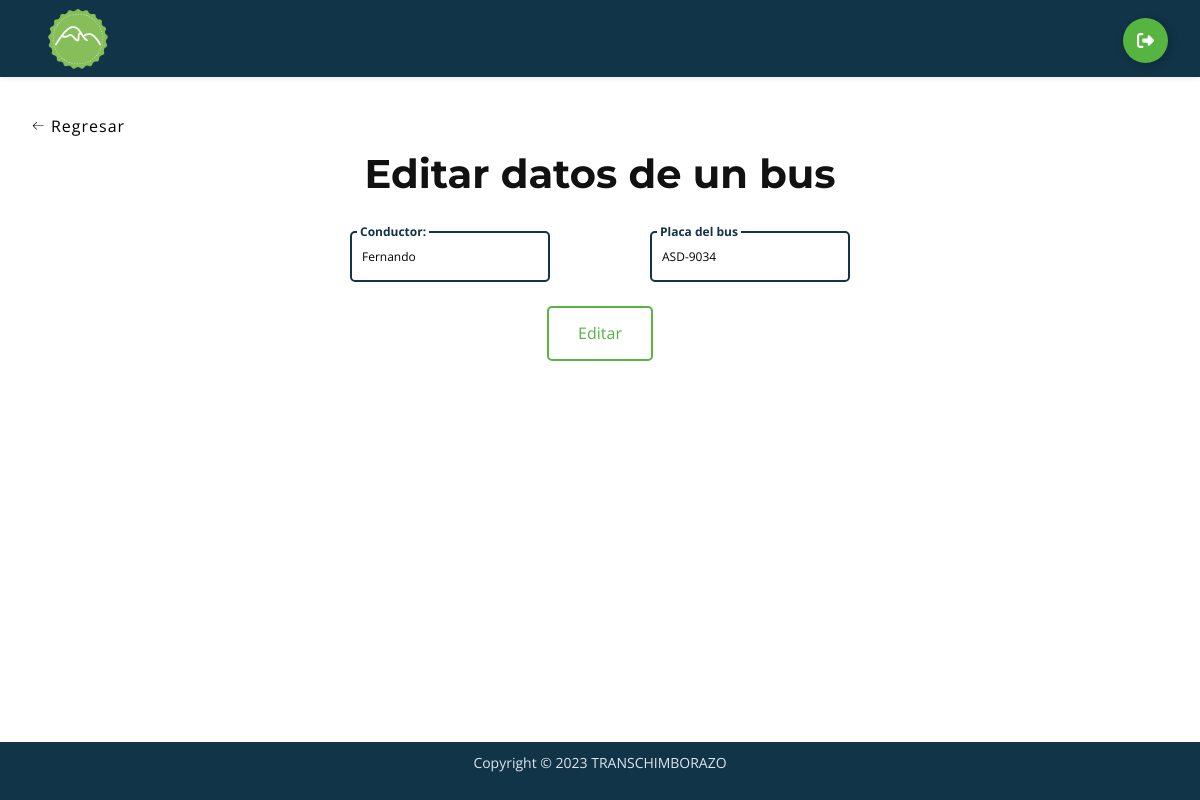
/Proyecto/Modelo/editar_bus.php?placa=ASD-9034, run on the app's committed database.
### tables this page shows
CREATE TABLE `transporte` (
  `placa` varchar(8) NOT NULL,
  `nombre_responsable` varchar(20) DEFAULT NULL
);

### Proyecto/Modelo/editar_bus.php (the view, shortened to what this page needs)
<?php
include("../Config/conexion.php");
$placa = $_REQUEST['placa'];
$sql = "SELECT *
 FROM Transporte
 where placa = '$placa'";
?>
<!DOCTYPE html>
<html lang="en">
<head>
    <link rel="stylesheet" href="../../CSS/estilos-admin.css">
    <link href="../../CSS/bootstrap.css" rel="stylesheet">
    <link href="../../CSS/fontawesome-all.css" rel="stylesheet">
    <link href="../../CSS/swiper.css" rel="stylesheet">
    <link href="../../CSS/magnific-popup.css" rel="stylesheet">
    <link href="../../CSS/styles.css" rel="stylesheet">
    <link href="../../CSS/Estilos.css" rel="stylesheet">
    <link rel="stylesheet" href="../../CSS/estilos-admin.css">
</head>
<body>
    <br>
    <a href="../Controlador/handler.php?value=10">
        <button class="btnBack">
            <span>Regresar</span>
        </button>
    </a>
    <h1>Editar datos de un bus</h1>
    <form action="../Modelo/actualizar_bus.php" method="POST">
</body>
</html>
<?php
$resultado = mysqli_query($conexion, $sql);
while ($mostrar = mysqli_fetch_array($resultado)) {
    ?>
    <div class="contenedor">
        <div class="contenedor-inputs">
            <div class="coolinput">
                <label for="input" class="textLabel">Conductor:</label>
                <input required type="text" value=<?php echo $mostrar['nombre_responsable'] ?> placeholder="Nombre"
                    name="conductor" class="input">
            </div>
            <div class="coolinput">
                <label for="input" class="textLabel">Placa del bus</label>
                <input readonly required type="text" title="Siga el patrón de placa, si tiene 3 dígitos anteponga el 0"
                    pattern="^([A-Z]{3})-[0-9]{4}$" placeholder="AAA-0000" value=<?php echo $mostrar['placa'] ?>
                    name="placa" class="input">
            </div>
        </div>
        <div class="boton"><button class="boton-b" type="submit">Editar</button></div>
    </div>
    <?php
}
?>

### CSS/estilos-admin.css (style rules this page uses)
html { background-color: #e8e8e8; }
h1 { text-align: center; color: #111; }
.contenedor-inputs { display: flex; justify-content: center; }
.contenedor { justify-content: center; }
.coolinput { display: flex; flex-direction: column; width: fit-content; position: static; max-width: 240px; }
.coolinput label.textLabel { font-size: 0.75rem; color: #113448; font-weight: 700; position: relative; top: 0.8rem; margin: 0 0 0 7px; padding: 0 3px; background: white; width: fit-content; }
.coolinput input.input { padding: 11px 10px; font-size: 0.75rem; border: 2px #113448 solid; border-radius: 5px; width: 200px; background: white; }
.boton { display: flex; justify-content: center; }
.boton-b { border-radius: 5px; cursor: pointer; padding: 0.8em 1.8em; border: 2px solid #56b441; position: relative; overflow: hidden; background-color: transparent; text-align: center; font-size: 16px; transition: .3s; z-index: 1; font-family: inherit; color: #56b441; }
.boton-b::before { content: ''; width: 0; height: 300%; position: absolute; top: 50%; left: 50%; transform: translate(-50%, -50%) rotate(45deg); background: #56b441; transition: .5s ease; display: block; z-index: -1; }
.BtnCerrarSesion { display: flex; align-items: center; justify-content: flex-start; width: 45px; height: 45px; border: none; border-radius: 50%; cursor: pointer; position: relative; overflow: hidden; transition-duration: .3s; box-shadow: 2px 2px 10px rgba(0, 0, 0, 0.199); background-color: #56b441; }
.sign2 { width: 100%; transition-duration: .3s; display: flex; align-items: center; justify-content: center; }
.sign2 svg { width: 17px; }

### CSS/styles.css (style rules this page uses)
* { margin: 0; text-decoration: none !important; }
body, html { width: 100%; height: 100%; background-color: #fff !important; }
body, p { color: #787976; font: 400 1rem/1.5625rem "Open Sans", sans-serif; }
.p-small { font: 400 0.875rem/1.375rem "Open Sans", sans-serif; }
h1 { font: 700 2.5rem/3rem "Montserrat", sans-serif; }
a { color: #787976; text-decoration: underline; }
.copyrightAparte { background-color: #113448; text-align: center; position: fixed; bottom: 0; left: 0; width: 100%; padding: 10px 0; text-align: center; }
.copyrightAparte p, .copyrightAparte a { color: #dfe5ec; text-decoration: none; }
.navbar-customMenu { box-shadow: none; padding: 0.25rem 2rem 2rem 3rem; }
.navbar-customMenu .navbar-nav { margin-top: 0; margin-bottom: 0; }
.navbar-customMenu { padding-top: 0.375rem; padding-bottom: 0.375rem; background-color: #113448; box-shadow: 0 0.0625rem 0.375rem 0 rgba(0, 0, 0, 0.1); font: 600 0.875rem/0.875rem "Open Sans", sans-serif; transition: all 0.2s; }
.navbar-customMenu .navbar-nav { margin-top: 0.75rem; margin-bottom: 0.5rem; }

### CSS/Estilos.css (style rules this page uses)
.btnBack { display: flex; height: 3em; width: 150px; align-items: center; justify-content: center; background-color: #eeeeee4b; border-radius: 3px; letter-spacing: 1px; transition: all 0.2s linear; cursor: pointer; border: none; background: #fff; }
.btnBack>svg { margin-right: 5px; margin-left: 5px; font-size: 20px; transition: all 0.4s ease-in; }

### data on the page
transporte: conductor "Fernando", placa "ASD-9034", value "Copyright © 2023 TRANSCHIMBORAZO"
